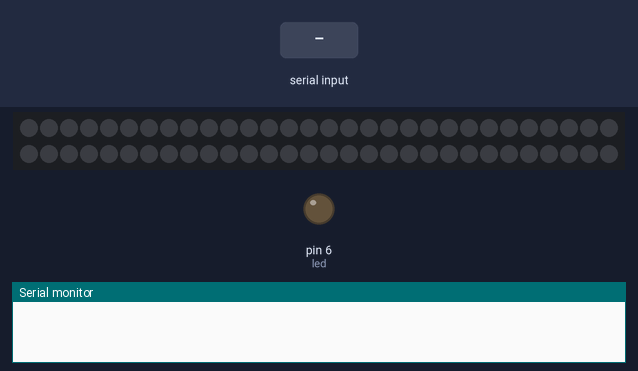
Recording of a sketch running on a simulated Arduino Uno, built with avr-gcc and run on an emulated ATmega328P. Parts: 60 RGB LEDs in strip order, left to right, continuing on the next row, output pins drawn as LEDs (lit = HIGH), the last lines printed to the serial monitor. The inputs (shaded band) are chosen by the test bench. Dim RGB values are drawn brighter than linear.

Above: at 1.2 s.
1.3 s: byte 30 received over Serial
At 1.8 s:
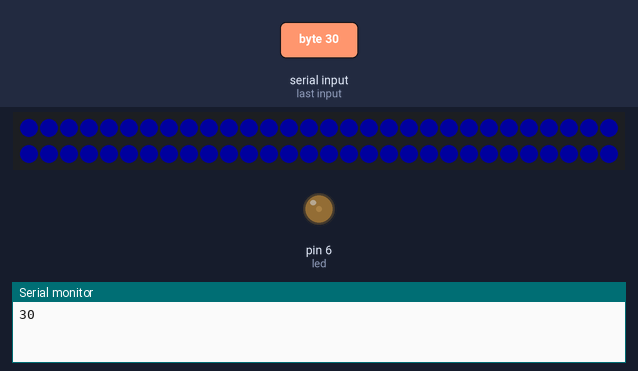
2.9 s: byte 90 received over Serial
At 4.2 s:
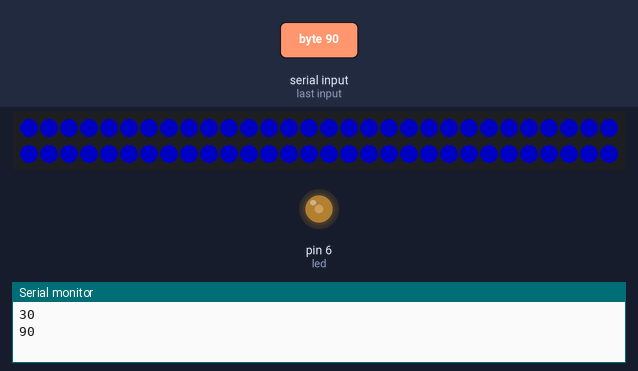
4.5 s: byte 120 received over Serial
At 5.4 s:
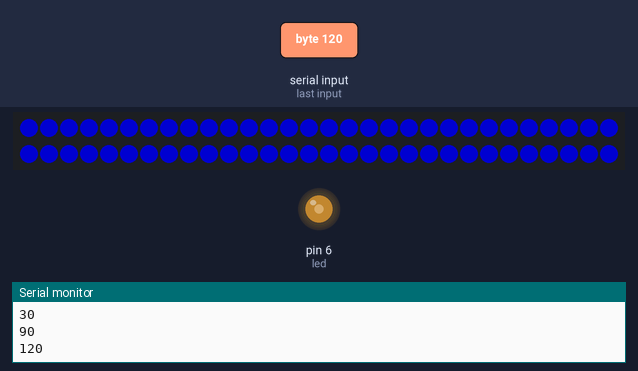
Timing chart, 0 to 7.5 s (numbered marks = the images above; inputs shaded):
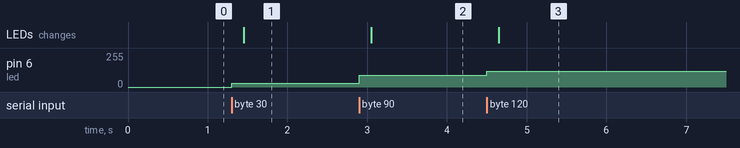

Measured:
- after the input at 1.3 s, pin 6 (led): 0/255 → 30/255 at once; the LEDs: change after 0.15 s (image 1)
- after the input at 2.9 s, pin 6 (led): 30/255 → 90/255 at once; the LEDs: change after 0.15 s (image 2)
- after the input at 4.5 s, pin 6 (led): 90/255 → 120/255 at once; the LEDs: change after 0.15 s (image 3)

The sketch:

lamp4.ino
```cpp
#include <Adafruit_NeoPixel.h>
#include <avr/power.h>
#define PIN1              3

int x = 0;
int led = 6;

#define NUMPIXELS1        60
Adafruit_NeoPixel pixels1 = Adafruit_NeoPixel(NUMPIXELS1, PIN1, NEO_GRB + NEO_KHZ800);

void setup() {
  // put your setup code here, to run once:
  Serial.begin(9600);
  pinMode(led, OUTPUT);
  pixels1.begin(); // This initializes the NeoPixel library.
}

void loop() {

  if (Serial.available() > 0) {
    x = Serial.read();
    Serial.println(x);
   analogWrite(led, x);

    for (int i = 0; i < 60; i++) {
      pixels1.setPixelColor(i, 0, 0, x);  // shine blue light when just switch one is high
      pixels1.show();
    }
  }
}
```
